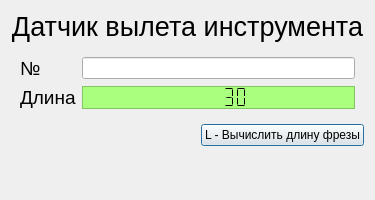
<?xml version="1.0" encoding="UTF-8"?>
<ui version="4.0">
 <class>ToolLengthSensorWindow</class>
 <widget class="QDialog" name="ToolLengthSensorWindow">
  <property name="geometry">
   <rect>
    <x>0</x>
    <y>0</y>
    <width>300</width>
    <height>200</height>
   </rect>
  </property>
  <property name="windowTitle">
   <string>Датчик вылета инструмента</string>
  </property>
  <layout class="QGridLayout" name="gridLayout">
   <item row="2" column="1">
    <widget class="QPushButton" name="toolLengthSensorPushButton">
     <property name="sizePolicy">
      <sizepolicy hsizetype="Minimum" vsizetype="Preferred">
       <horstretch>0</horstretch>
       <verstretch>0</verstretch>
      </sizepolicy>
     </property>
     <property name="text">
      <string>L - Вычислить длину фрезы</string>
     </property>
     <property name="shortcut">
      <string>L</string>
     </property>
    </widget>
   </item>
   <item row="2" column="0">
    <spacer name="horizontalSpacer">
     <property name="orientation">
      <enum>Qt::Horizontal</enum>
     </property>
     <property name="sizeHint" stdset="0">
      <size>
       <width>100</width>
       <height>20</height>
      </size>
     </property>
    </spacer>
   </item>
   <item row="0" column="0" colspan="2">
    <widget class="QLabel" name="toolLengthSensorTitleLabel">
     <property name="font">
      <font>
       <pointsize>20</pointsize>
      </font>
     </property>
     <property name="text">
      <string>Датчик вылета инструмента</string>
     </property>
     <property name="alignment">
      <set>Qt::AlignCenter</set>
     </property>
    </widget>
   </item>
   <item row="1" column="0" colspan="2">
    <widget class="QFrame" name="toolSettingsFrame">
     <property name="frameShape">
      <enum>QFrame::NoFrame</enum>
     </property>
     <property name="frameShadow">
      <enum>QFrame::Raised</enum>
     </property>
     <layout class="QGridLayout" name="gridLayout_2">
      <item row="1" column="1">
       <widget class="QLabel" name="toolNumberLabel">
        <property name="font">
         <font>
          <pointsize>14</pointsize>
         </font>
        </property>
        <property name="text">
         <string>№</string>
        </property>
       </widget>
      </item>
      <item row="1" column="2">
       <widget class="QLineEdit" name="toolNumberLineEdit"/>
      </item>
      <item row="2" column="1">
       <widget class="QLabel" name="toolLengthLabel">
        <property name="font">
         <font>
          <pointsize>14</pointsize>
         </font>
        </property>
        <property name="text">
         <string>Длина</string>
        </property>
       </widget>
      </item>
      <item row="2" column="2">
       <widget class="QLCDNumber" name="toolLengthLcdNumber">
        <property name="sizePolicy">
         <sizepolicy hsizetype="Preferred" vsizetype="Minimum">
          <horstretch>1</horstretch>
          <verstretch>0</verstretch>
         </sizepolicy>
        </property>
        <property name="palette">
         <palette>
          <active>
           <colorrole role="WindowText">
            <brush brushstyle="SolidPattern">
             <color alpha="255">
              <red>0</red>
              <green>0</green>
              <blue>0</blue>
             </color>
            </brush>
           </colorrole>
           <colorrole role="Button">
            <brush brushstyle="SolidPattern">
             <color alpha="255">
              <red>170</red>
              <green>255</green>
              <blue>127</blue>
             </color>
            </brush>
           </colorrole>
           <colorrole role="Light">
            <brush brushstyle="SolidPattern">
             <color alpha="255">
              <red>255</red>
              <green>255</green>
              <blue>255</blue>
             </color>
            </brush>
           </colorrole>
           <colorrole role="Midlight">
            <brush brushstyle="SolidPattern">
             <color alpha="255">
              <red>212</red>
              <green>255</green>
              <blue>191</blue>
             </color>
            </brush>
           </colorrole>
           <colorrole role="Dark">
            <brush brushstyle="SolidPattern">
             <color alpha="255">
              <red>85</red>
              <green>127</green>
              <blue>63</blue>
             </color>
            </brush>
           </colorrole>
           <colorrole role="Mid">
            <brush brushstyle="SolidPattern">
             <color alpha="255">
              <red>113</red>
              <green>170</green>
              <blue>84</blue>
             </color>
            </brush>
           </colorrole>
           <colorrole role="Text">
            <brush brushstyle="SolidPattern">
             <color alpha="255">
              <red>0</red>
              <green>0</green>
              <blue>0</blue>
             </color>
            </brush>
           </colorrole>
           <colorrole role="BrightText">
            <brush brushstyle="SolidPattern">
             <color alpha="255">
              <red>255</red>
              <green>255</green>
              <blue>255</blue>
             </color>
            </brush>
           </colorrole>
           <colorrole role="ButtonText">
            <brush brushstyle="SolidPattern">
             <color alpha="255">
              <red>0</red>
              <green>0</green>
              <blue>0</blue>
             </color>
            </brush>
           </colorrole>
           <colorrole role="Base">
            <brush brushstyle="SolidPattern">
             <color alpha="255">
              <red>255</red>
              <green>255</green>
              <blue>255</blue>
             </color>
            </brush>
           </colorrole>
           <colorrole role="Window">
            <brush brushstyle="SolidPattern">
             <color alpha="255">
              <red>170</red>
              <green>255</green>
              <blue>127</blue>
             </color>
            </brush>
           </colorrole>
           <colorrole role="Shadow">
            <brush brushstyle="SolidPattern">
             <color alpha="255">
              <red>0</red>
              <green>0</green>
              <blue>0</blue>
             </color>
            </brush>
           </colorrole>
           <colorrole role="AlternateBase">
            <brush brushstyle="SolidPattern">
             <color alpha="255">
              <red>212</red>
              <green>255</green>
              <blue>191</blue>
             </color>
            </brush>
           </colorrole>
           <colorrole role="ToolTipBase">
            <brush brushstyle="SolidPattern">
             <color alpha="255">
              <red>255</red>
              <green>255</green>
              <blue>220</blue>
             </color>
            </brush>
           </colorrole>
           <colorrole role="ToolTipText">
            <brush brushstyle="SolidPattern">
             <color alpha="255">
              <red>0</red>
              <green>0</green>
              <blue>0</blue>
             </color>
            </brush>
           </colorrole>
          </active>
          <inactive>
           <colorrole role="WindowText">
            <brush brushstyle="SolidPattern">
             <color alpha="255">
              <red>0</red>
              <green>0</green>
              <blue>0</blue>
             </color>
            </brush>
           </colorrole>
           <colorrole role="Button">
            <brush brushstyle="SolidPattern">
             <color alpha="255">
              <red>170</red>
              <green>255</green>
              <blue>127</blue>
             </color>
            </brush>
           </colorrole>
           <colorrole role="Light">
            <brush brushstyle="SolidPattern">
             <color alpha="255">
              <red>255</red>
              <green>255</green>
              <blue>255</blue>
             </color>
            </brush>
           </colorrole>
           <colorrole role="Midlight">
            <brush brushstyle="SolidPattern">
             <color alpha="255">
              <red>212</red>
              <green>255</green>
              <blue>191</blue>
             </color>
            </brush>
           </colorrole>
           <colorrole role="Dark">
            <brush brushstyle="SolidPattern">
             <color alpha="255">
              <red>85</red>
              <green>127</green>
              <blue>63</blue>
             </color>
            </brush>
           </colorrole>
           <colorrole role="Mid">
            <brush brushstyle="SolidPattern">
             <color alpha="255">
              <red>113</red>
              <green>170</green>
              <blue>84</blue>
             </color>
            </brush>
           </colorrole>
           <colorrole role="Text">
            <brush brushstyle="SolidPattern">
             <color alpha="255">
              <red>0</red>
              <green>0</green>
              <blue>0</blue>
             </color>
            </brush>
           </colorrole>
           <colorrole role="BrightText">
            <brush brushstyle="SolidPattern">
             <color alpha="255">
              <red>255</red>
              <green>255</green>
              <blue>255</blue>
             </color>
            </brush>
           </colorrole>
           <colorrole role="ButtonText">
            <brush brushstyle="SolidPattern">
             <color alpha="255">
              <red>0</red>
              <green>0</green>
              <blue>0</blue>
             </color>
            </brush>
           </colorrole>
           <colorrole role="Base">
            <brush brushstyle="SolidPattern">
             <color alpha="255">
              <red>255</red>
              <green>255</green>
              <blue>255</blue>
             </color>
            </brush>
           </colorrole>
           <colorrole role="Window">
            <brush brushstyle="SolidPattern">
             <color alpha="255">
              <red>170</red>
              <green>255</green>
              <blue>127</blue>
             </color>
            </brush>
           </colorrole>
           <colorrole role="Shadow">
            <brush brushstyle="SolidPattern">
             <color alpha="255">
              <red>0</red>
              <green>0</green>
              <blue>0</blue>
             </color>
            </brush>
           </colorrole>
           <colorrole role="AlternateBase">
            <brush brushstyle="SolidPattern">
             <color alpha="255">
              <red>212</red>
              <green>255</green>
              <blue>191</blue>
             </color>
            </brush>
           </colorrole>
           <colorrole role="ToolTipBase">
            <brush brushstyle="SolidPattern">
             <color alpha="255">
              <red>255</red>
              <green>255</green>
              <blue>220</blue>
             </color>
            </brush>
           </colorrole>
           <colorrole role="ToolTipText">
            <brush brushstyle="SolidPattern">
             <color alpha="255">
              <red>0</red>
              <green>0</green>
              <blue>0</blue>
             </color>
            </brush>
           </colorrole>
          </inactive>
          <disabled>
           <colorrole role="WindowText">
            <brush brushstyle="SolidPattern">
             <color alpha="255">
              <red>85</red>
              <green>127</green>
              <blue>63</blue>
             </color>
            </brush>
           </colorrole>
           <colorrole role="Button">
            <brush brushstyle="SolidPattern">
             <color alpha="255">
              <red>170</red>
              <green>255</green>
              <blue>127</blue>
             </color>
            </brush>
           </colorrole>
           <colorrole role="Light">
            <brush brushstyle="SolidPattern">
             <color alpha="255">
              <red>255</red>
              <green>255</green>
              <blue>255</blue>
             </color>
            </brush>
           </colorrole>
           <colorrole role="Midlight">
            <brush brushstyle="SolidPattern">
             <color alpha="255">
              <red>212</red>
              <green>255</green>
              <blue>191</blue>
             </color>
            </brush>
           </colorrole>
           <colorrole role="Dark">
            <brush brushstyle="SolidPattern">
             <color alpha="255">
              <red>85</red>
              <green>127</green>
              <blue>63</blue>
             </color>
            </brush>
           </colorrole>
           <colorrole role="Mid">
            <brush brushstyle="SolidPattern">
             <color alpha="255">
              <red>113</red>
              <green>170</green>
              <blue>84</blue>
             </color>
            </brush>
           </colorrole>
           <colorrole role="Text">
            <brush brushstyle="SolidPattern">
             <color alpha="255">
              <red>85</red>
              <green>127</green>
              <blue>63</blue>
             </color>
            </brush>
           </colorrole>
           <colorrole role="BrightText">
            <brush brushstyle="SolidPattern">
             <color alpha="255">
              <red>255</red>
              <green>255</green>
              <blue>255</blue>
             </color>
            </brush>
           </colorrole>
           <colorrole role="ButtonText">
            <brush brushstyle="SolidPattern">
             <color alpha="255">
              <red>85</red>
              <green>127</green>
              <blue>63</blue>
             </color>
            </brush>
           </colorrole>
           <colorrole role="Base">
            <brush brushstyle="SolidPattern">
             <color alpha="255">
              <red>170</red>
              <green>255</green>
              <blue>127</blue>
             </color>
            </brush>
           </colorrole>
           <colorrole role="Window">
            <brush brushstyle="SolidPattern">
             <color alpha="255">
              <red>170</red>
              <green>255</green>
              <blue>127</blue>
             </color>
            </brush>
           </colorrole>
           <colorrole role="Shadow">
            <brush brushstyle="SolidPattern">
             <color alpha="255">
              <red>0</red>
              <green>0</green>
              <blue>0</blue>
             </color>
            </brush>
           </colorrole>
           <colorrole role="AlternateBase">
            <brush brushstyle="SolidPattern">
             <color alpha="255">
              <red>170</red>
              <green>255</green>
              <blue>127</blue>
             </color>
            </brush>
           </colorrole>
           <colorrole role="ToolTipBase">
            <brush brushstyle="SolidPattern">
             <color alpha="255">
              <red>255</red>
              <green>255</green>
              <blue>220</blue>
             </color>
            </brush>
           </colorrole>
           <colorrole role="ToolTipText">
            <brush brushstyle="SolidPattern">
             <color alpha="255">
              <red>0</red>
              <green>0</green>
              <blue>0</blue>
             </color>
            </brush>
           </colorrole>
          </disabled>
         </palette>
        </property>
        <property name="font">
         <font>
          <pointsize>14</pointsize>
          <weight>50</weight>
          <italic>false</italic>
          <bold>false</bold>
          <kerning>true</kerning>
         </font>
        </property>
        <property name="autoFillBackground">
         <bool>true</bool>
        </property>
        <property name="frameShape">
         <enum>QFrame::StyledPanel</enum>
        </property>
        <property name="lineWidth">
         <number>1</number>
        </property>
        <property name="smallDecimalPoint">
         <bool>true</bool>
        </property>
        <property name="segmentStyle">
         <enum>QLCDNumber::Flat</enum>
        </property>
        <property name="intValue" stdset="0">
         <number>30</number>
        </property>
       </widget>
      </item>
     </layout>
    </widget>
   </item>
   <item row="3" column="0" colspan="2">
    <spacer name="verticalSpacer">
     <property name="orientation">
      <enum>Qt::Vertical</enum>
     </property>
     <property name="sizeHint" stdset="0">
      <size>
       <width>20</width>
       <height>100</height>
      </size>
     </property>
    </spacer>
   </item>
  </layout>
 </widget>
 <resources/>
 <connections/>
</ui>
